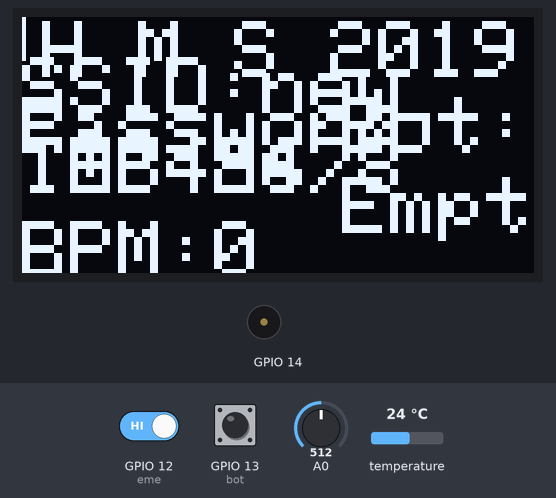
Bench run of a sketch on a simulated ESP8266 (NodeMCU). Parts: 128×64 one-colour display, buzzer (waves = sounding). The test bench sets the inputs (shaded band); at power-on: GPIO 12 (eme) HIGH, GPIO 13 (bot) HIGH, A0 = 512, temperature 24 °C. WiFi joins after 1.5 s; servers stay silent unless stated; what the sketch prints to the serial monitor is not drawn.

Above: at 6.7 s.
6.8 s: GPIO 12 (eme) driven LOW
At 9.6 s:
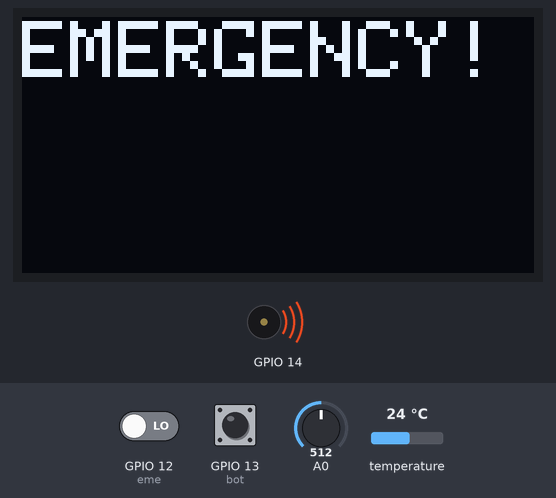
10.3 s: GPIO 13 (bot) pulled LOW for 1.25 s
At 11.24 s:
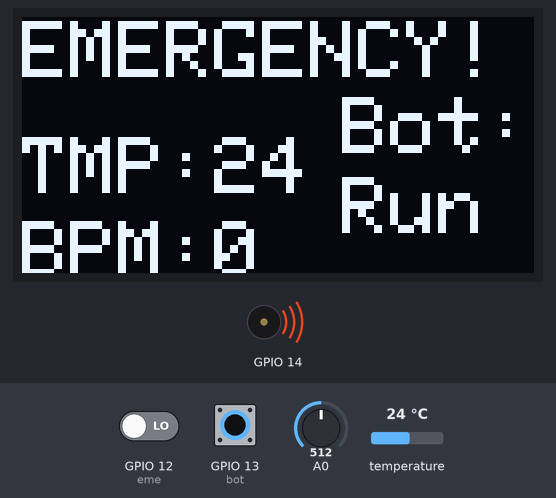
13.0 s: GPIO 12 (eme) driven HIGH
At 15.6 s:
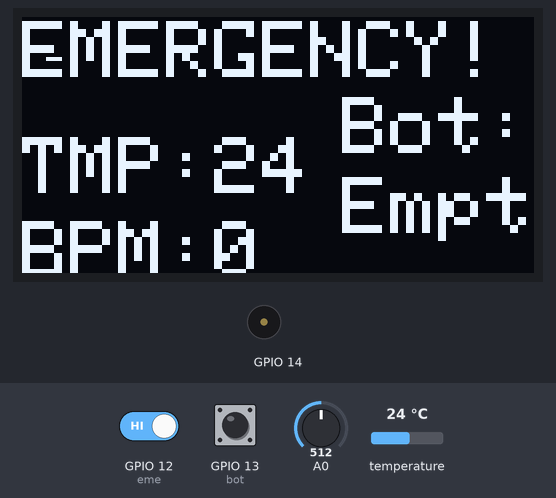
17.3 s: GPIO 13 (bot) pulled LOW for 1.25 s
At 21.7 s:
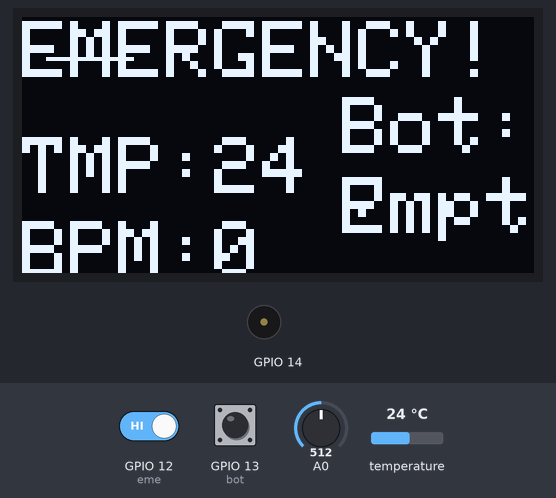
22.4 s: A0 set to 122
At 25.3 s:
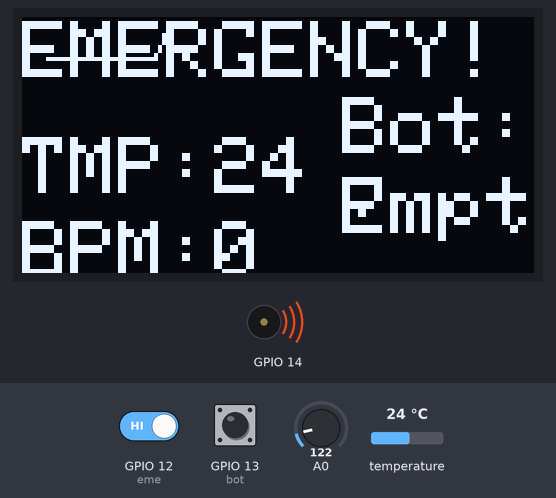
26.7 s: GPIO 13 (bot) pulled LOW for 3.2 s
At 29.6 s:
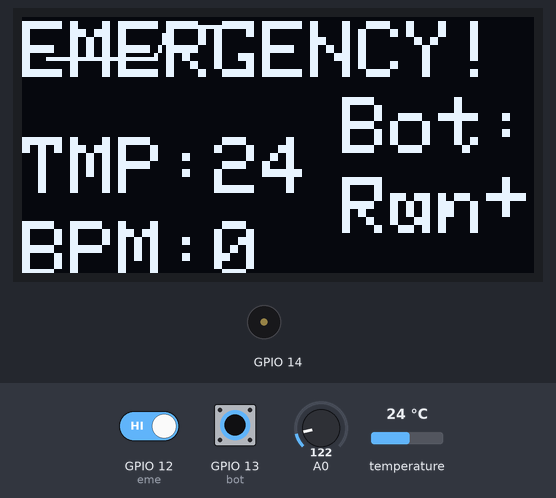
Timing chart, 0 to 35.2 s (numbered marks = the images above; inputs shaded):
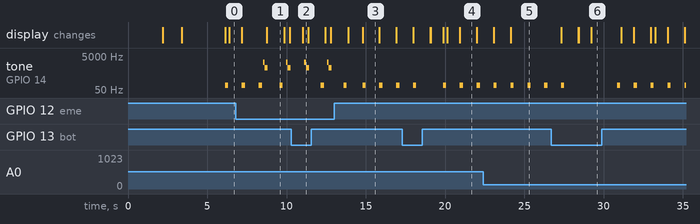

Measured:
- after the input at 6.8 s, the display: first differs from a run without the input after 2.0 s (image 1)
- after the input at 10.3 s, the display: changes after 0.74 s (image 2)
- after the input at 17.3 s, the display: first differs from a run without the input after 1.8 s (image 4 shows a later state)
- what the display in image 1 shows lasts 1.0 s, from 8.8 s to 9.8 s

The sketch:

health_monitoring.ino
```cpp
/*The code is written for AIT college project, called HEALTH MONITORING SYSTEM
   ECE dept Final year project
   board used is NODE MCU version 2.3
   micro contoller NodeMCU 1.0(ESP-12E MOdule)
   Upload speed 115200
   80 Mhz CPU frequency
   auto bootloader
   code uploaded to https://github.com/uniqueullas/Node-MCU-2019/blob/master/health_monitoring.ino+
   code local path C:\Users\DELL\Documents\Arduino\health_moitoring_with_function
       ___  __          __
   / _ )/ /_ _____  / /__
  / _  / / // / _ \/  '_/
  /____/_/\_, /_//_/_/\_\
        /___/ v0.6.1 on NodeMCU
*/

// the last working code 13/05/2020 on board
// uploading to blynk.com maikinng it iot
// adding all features..!

#define BLYNK_PRINT Serial
#include <ESP8266WiFi.h>
#include <BlynkSimpleEsp8266.h>
char auth[] = "peBRDC9wI9FEz-VwIqmlnebONFNcyb3q";
char ssid[] = "new";
char pass[] = "12345678";
BlynkTimer timer;

#include <OneWire.h>
#include <DallasTemperature.h>
#define ONE_WIRE_BUS 2 //Selecting the pin GPIO 02 [D4] for temprature sensor
#define TEMPERATURE_PRECISION 9 // Lower resolution
OneWire oneWire(ONE_WIRE_BUS);
DallasTemperature sensors(&oneWire);

#include <Adafruit_SSD1306.h>
#define OLED_Address 0x3C // 0x3C device address of I2C OLED. Few other OLED has 0x3D
Adafruit_SSD1306 oled(128, 64); // create our screen object setting resolution to 128x64

WidgetLED led1(V2);
WidgetLED led2(V5);
const int eme = 12; //Selecting the pin GPIO 12 [D6] for emergency switch
const int bot = 13; //Selecting the pin GPIO 13 [D7] for bottle
const int hb = 0; //Selecting the pin ADC0 [A0] for Heart beat sensor
int emestate = 0;
bool botstate = LOW;
int a = 0;
int lasta = 0;
int lastb = 0;
int LastTime = 0;
int ThisTime;
bool BPMTiming = false;
bool BeatComplete = false;
int BPM = 0;
int value = 0;
#define UpperThreshold 560
#define LowerThreshold 530
void wifi_connect_info();


void setup() {
  Serial.begin(9600);
  // Setup a function to be called every second
  //timer.setInterval(1000L, sendSensor);
  Serial.println("--------------------------AIT_Health_Monitoring_Sysyem--------------------------");
  Serial.println("                            _     ___  ___ ");
  Serial.println("                           /__\    |    |  ");
  Serial.println("                          /    \  _|_   |       2019 Project");
  delay(2000);
  pinMode(eme, INPUT);
  pinMode(bot, INPUT);
  sensors.begin();
  oled.begin(SSD1306_SWITCHCAPVCC, OLED_Address);
  oled.clearDisplay();
  oled.writeFillRect(0, 50, 128, 16, BLACK);
  oled.setTextSize(2);
  oled.clearDisplay();

  wifi_connect_info();
  Blynk.begin(auth, ssid, pass);
  Serial.println("Entering loop....!");
  Serial.println("Function :emergency initialized");
  Serial.println("Function :temparature initialized");
  Serial.println("Function :ecg initialized");
  Serial.println("Function :bpm initialized");
  Serial.println("Function :displai initialized");
  Serial.println("*******Running on loop*******");
}

void loop() {
  value = 0;
  emestate = digitalRead(eme);
  led1.off();
  led2.off();
  value = analogRead(hb);// Reading the value from temprature sensor
  //Serial.print("value ");
  //Serial.println(value);
  bool lvl = level ();
  int temp = temparature ();
  ecg(value);
  int BPM = bpm(value);
  displai(BPM, temp, lvl);
  upload(BPM, temp);
  while (emestate == LOW) {
    led1.on();
    emergency();
    emestate = digitalRead(eme); //this line can be commented, results when the emergency button is pressed for once, it never comes back to the normal mode Controller should be reset again.
  }
}

void emergency() {
  //Serial.println("Function calling-emergency");
  //Serial.println("...");
  oled.clearDisplay();
  tone(14, 2093, 200);
  delay(100);
  tone(14, 1000, 200);
  delay(100);
  Serial.println("Emergency...!");
  Serial.println("              ");
  oled.writeFillRect(0, 50, 128, 16, BLACK);
  oled.setCursor(0, 1);
  oled.print("EMERGENCY!");
  oled.display();
  int temp = temparature ();
  int value = analogRead(0);
  delay(50);
  int BPM = bpm(value);
  bool lvl = level ();
  displai(BPM, temp, lvl);
  String body = String("Emergency button pressed \r\nThe heart beat rate is:") + BPM +
                "\r\nThe Body temprature is:" + temp +
                "\r\nThe Drip bottle status is:" + lvl +
                "\r\nFor quick contact +91 82*******12";
  Serial.println(body);
  Blynk.email("ullas6558@gmail.com", "Emergency..!", body);
}

bool level () {
  botstate = digitalRead(bot);
  if (botstate == LOW) {
    return HIGH;
  }
  else {
    return LOW;
  }
}

int temparature () {
  //Serial.println("Function calling-temparature");
  //Serial.println("...");
  sensors.requestTemperatures();
  int tempC = sensors.getTempCByIndex(0);
  // Check if reading was successful
  if (tempC != DEVICE_DISCONNECTED_C) {
    //Serial.print("Temperature for the device 1 (index 0) is: ");
    //Serial.println(tempC);
    //Serial.println("...");
  }
  else {
    Serial.println("Error: Could not read temperature data");
  }
  return tempC;
}

int ecg(int value) {
  //Serial.println("Function calling-ecg");
  //Serial.println("...");
  if (a > 60) {
    oled.clearDisplay();
    a = 0;
    lasta = a;
  }
  ThisTime = millis();
  oled.setTextColor(WHITE);
  //int b = 60 - (value / 16);
  int b = map(value, 0, 1023, 0, 20);
  oled.writeLine(lasta, lastb, a, b, WHITE);
  oled.display();
  lastb = b;
  lasta = a;
  a = a + 3;
  return b;
}

int bpm(int value) {
  //Serial.println("Function calling-bpm");
  //Serial.println("...");
  if (value > UpperThreshold) {
    if (BeatComplete) {
      BPM = ThisTime - LastTime;
      BPM = int(60 / (float(BPM) / 1000));
      BPMTiming = false;
      BeatComplete = false;
    }
    if (BPMTiming == false) {
      LastTime = millis();
      BPMTiming = true;
      tone(14, 2093, 100);
    }
  }
  if ((value < LowerThreshold) & (BPMTiming))
    BeatComplete = true;
  return BPM;
}

void displai(int BPM, int temp, bool bottle) {
  //Serial.println("Function calling-displai");
  //Serial.println("...");
  oled.writeFillRect(0, 50, 128, 16, BLACK);
  oled.setCursor(0, 30);
  oled.print("TMP:");
  oled.print((temp % 99));
  oled.setCursor(0, 51);
  oled.print("BPM:");
  oled.println(BPM);
  Serial.print("   TMP:");
  Serial.print(temp);
  Serial.print("   BPM:");
  Serial.println(BPM);

  if (bottle == HIGH) {
    Serial.print("Bottle: Running");
    oled.setCursor(80, 20);
    oled.print("Bot:");
    oled.setCursor(80, 40);
    oled.println("Run");
  }
  else {
    Serial.print("Bottle: Empty..!");
    led2.on();
    oled.setCursor(80, 20);
    oled.print("Bot:");
    oled.setCursor(80, 40);
    oled.println("Empty");
    tone(14, 93, 200);
    delay(100);
    String bod = String("Check out the drip bottle..!, seems to be empty or may be missplaced. Emercrncy to attend Patent Number 48\r\nStatus of all sersor...\r\nHeart Rate:") + BPM +
                 "\r\nTemprature is:" + temp +
                 "\r\nFor quick contact call @ +91 82*******12";
    Serial.println(bod);
    Blynk.email("ullas6558@gmail.com", "Drip Bottle Empty..!", bod);
  }
  oled.display();
}

void upload(int BPM, int temp) {
  Blynk.virtualWrite(V0, BPM);
  Blynk.virtualWrite(V1, temp);
  //Blynk.virtualWrite(V5, lvl);
  // Blynk.virtualWrite(V3, ecg)
  Blynk.run();
}

void wifi_connect_info() {
  Serial.println("To Run the project we must connect to a network...!");
  Serial.println("Connecting steps:");
  Serial.println("1.Create a Hotspot");
  Serial.println("2.Name/SSID :new");
  Serial.println("3.Password :12345678");
  Serial.println("4.Wait for the system to connect");
  Serial.println("Network Status : OFF LINE MODE");
  oled.setCursor(5, 1);
  oled.print("H M S 2019");
  oled.setCursor(0, 10);
  oled.print("SSID:new");
  oled.setCursor(0, 20);
  oled.print("Password:");
  oled.setCursor(0, 30);
  oled.print("12345678");
  delay(1000);
  oled.display();
}
```
